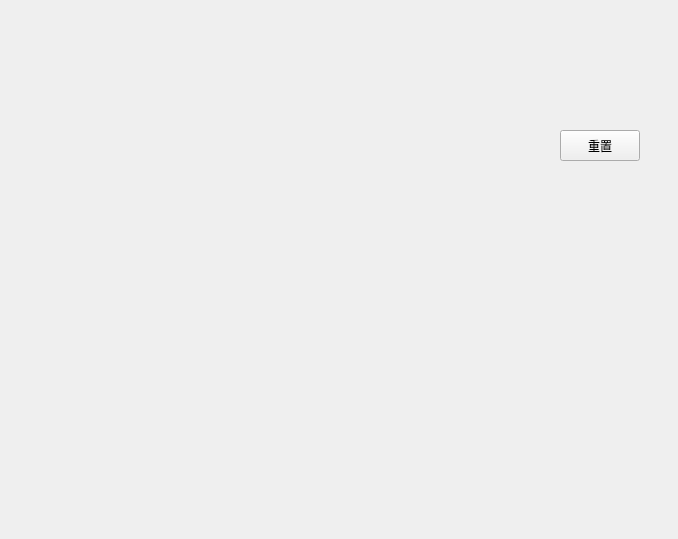
<?xml version="1.0" encoding="UTF-8"?>
<ui version="4.0">
 <class>Map</class>
 <widget class="QWidget" name="Map">
  <property name="geometry">
   <rect>
    <x>0</x>
    <y>0</y>
    <width>678</width>
    <height>539</height>
   </rect>
  </property>
  <property name="windowTitle">
   <string>Form</string>
  </property>
  <widget class="QPushButton" name="pushButton">
   <property name="geometry">
    <rect>
     <x>560</x>
     <y>130</y>
     <width>80</width>
     <height>31</height>
    </rect>
   </property>
   <property name="text">
    <string>重置</string>
   </property>
  </widget>
 </widget>
 <resources/>
 <connections/>
</ui>
